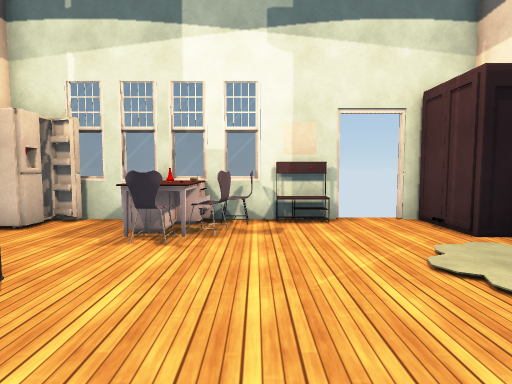
[1] (above)

13 first-person views from a walk through a scene from a Unity 3-D project. The camera is 1.4 m above the floor, tilts 4° down and sees 80° across. Doors are open. The floor is counted in squares, 1 m on a side. Each view is taken from the middle of a square. On the plan, view 1 faces up. The plan holds only what a view shows up to about 14 squares ahead; the rest is blank. Some surface patterns are stand-ins.

[2]
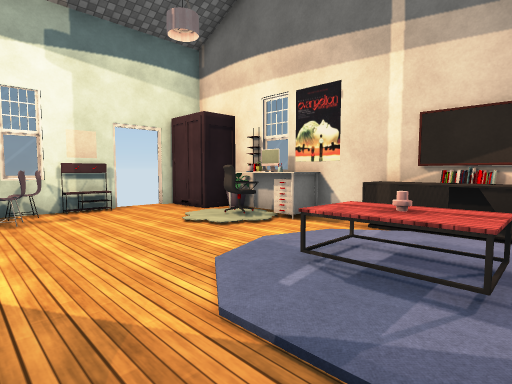

[3]
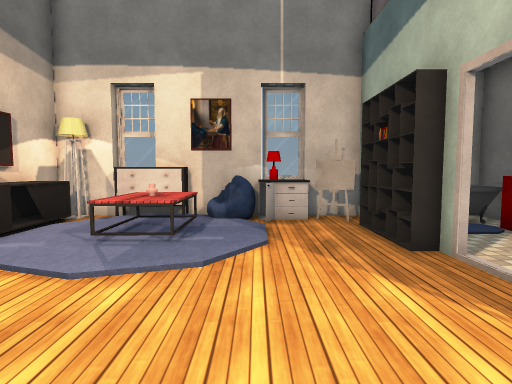

[4]
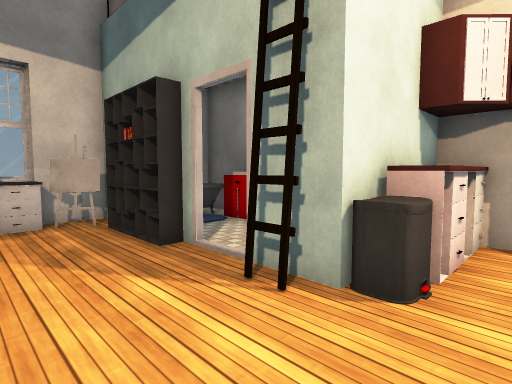

[5]
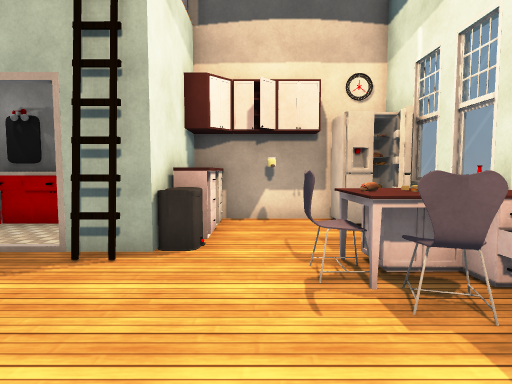

[6]
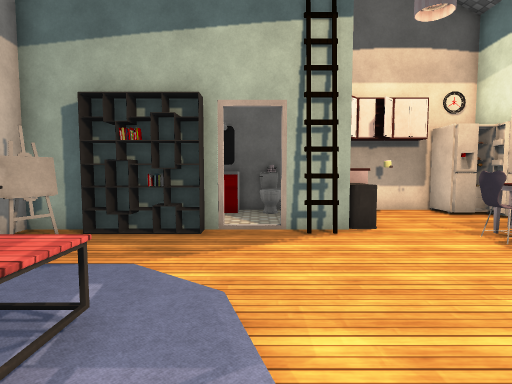

[7]
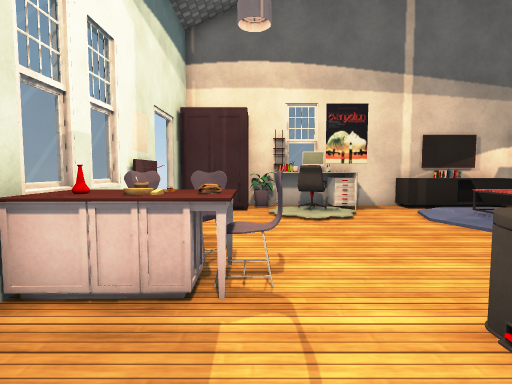

[8]
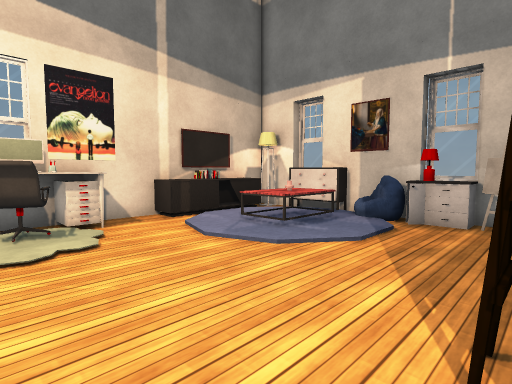

[9]
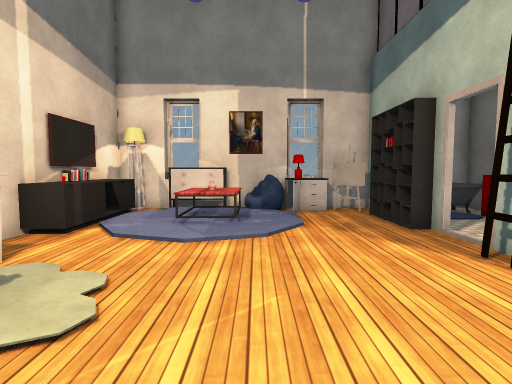

[10]
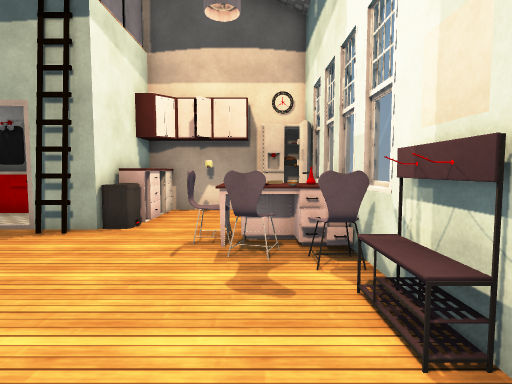

[11]
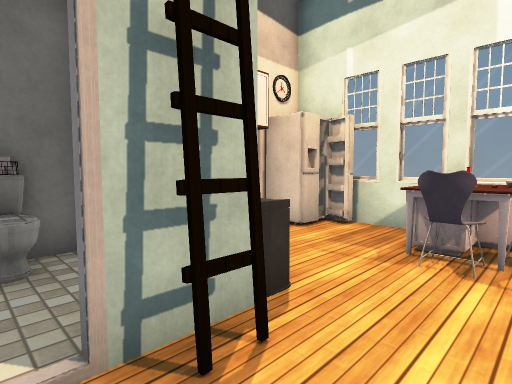

[12]
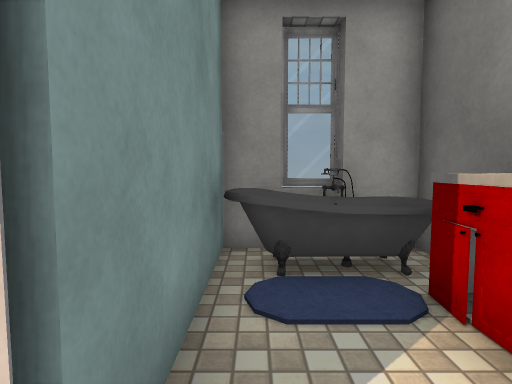

[13]
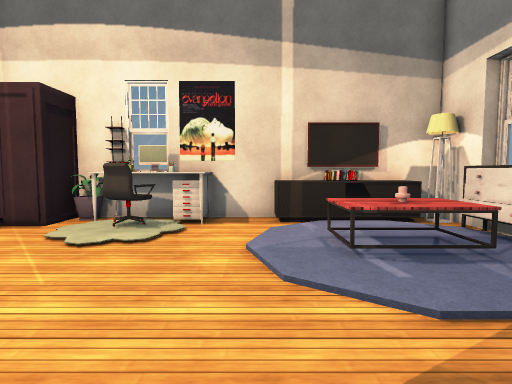

### Floor plan
Key: @ floor where view 1 was taken; # wall or solid block; . floor; D open door; ^ raised ledge; O other object.
Columns run from 7 left of view 1 to 6 right of it. Each row starts with its distance up from view 1.
  9 ##########DD#
  8 #OO.OOOOOO..OO
  7 ##..OOO.....OO
  6 #...OO......OO
  5 #O..........OO
  4 #D^OO......OOO
  3 #####.......OO
  2 #O.DO.......O#
  1 #O...........#
  0 #O..#..@.  .OO
 -1 #O..O... OO OO
 -2 #O..O... OO OO
 -3 #OOO#..OOO  OO
 -4 #OOO#OOOOOOO##
 -5 ##############

Positions as (right, up) in squares from view 1, and headings:
1: (0, 0), facing up
2: (-2, -3), facing up-right
3: (0, 5), facing down
4: (0, 5), facing down-left
5: (2, 5), facing left
6: (4, 1), facing left
7: (-6, 6), facing right
8: (-3, 5), facing down-right
9: (1, 7), facing down
10: (4, 7), facing left
11: (-1, 1), facing up-left
12: (-4, 1), facing down
13: (-3, 1), facing right
